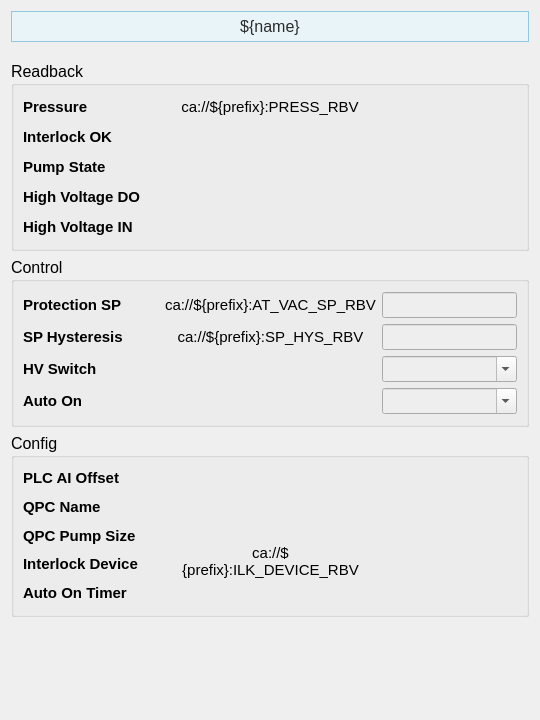
<?xml version="1.0" encoding="UTF-8"?>
<ui version="4.0">
 <class>Form</class>
 <widget class="QWidget" name="Form">
  <property name="geometry">
   <rect>
    <x>0</x>
    <y>0</y>
    <width>540</width>
    <height>720</height>
   </rect>
  </property>
  <property name="sizePolicy">
   <sizepolicy hsizetype="Preferred" vsizetype="Preferred">
    <horstretch>0</horstretch>
    <verstretch>0</verstretch>
   </sizepolicy>
  </property>
  <property name="windowTitle">
   <string>Form</string>
  </property>
  <layout class="QVBoxLayout" name="verticalLayout_17">
   <item>
    <widget class="PyDMLabel" name="PyDMLabel_11">
     <property name="maximumSize">
      <size>
       <width>16777215</width>
       <height>40</height>
      </size>
     </property>
     <property name="font">
      <font>
       <pointsize>12</pointsize>
      </font>
     </property>
     <property name="toolTip">
      <string/>
     </property>
     <property name="styleSheet">
      <string notr="true">    background-color: #e8f4f8;

    border: 1px solid #90c8e0;

    padding: 5px;

    color: rgb(43, 43, 43);</string>
     </property>
     <property name="text">
      <string>${name}</string>
     </property>
     <property name="alignment">
      <set>Qt::AlignCenter</set>
     </property>
    </widget>
   </item>
   <item>
    <spacer name="verticalSpacer_2">
     <property name="orientation">
      <enum>Qt::Vertical</enum>
     </property>
     <property name="sizeType">
      <enum>QSizePolicy::Fixed</enum>
     </property>
     <property name="sizeHint" stdset="0">
      <size>
       <width>20</width>
       <height>13</height>
      </size>
     </property>
    </spacer>
   </item>
   <item>
    <widget class="QGroupBox" name="groupBox">
     <property name="sizePolicy">
      <sizepolicy hsizetype="Minimum" vsizetype="Preferred">
       <horstretch>0</horstretch>
       <verstretch>0</verstretch>
      </sizepolicy>
     </property>
     <property name="minimumSize">
      <size>
       <width>0</width>
       <height>190</height>
      </size>
     </property>
     <property name="font">
      <font>
       <pointsize>12</pointsize>
      </font>
     </property>
     <property name="title">
      <string>Readback</string>
     </property>
     <layout class="QVBoxLayout" name="verticalLayout_14">
      <item>
       <layout class="QHBoxLayout" name="horizontalLayout_4" stretch="1,1,1">
        <item>
         <layout class="QVBoxLayout" name="verticalLayout">
          <item>
           <widget class="QLabel" name="pressure_label">
            <property name="font">
             <font>
              <pointsize>11</pointsize>
             </font>
            </property>
            <property name="text">
             <string>&lt;b&gt;Pressure&lt;b&gt;</string>
            </property>
           </widget>
          </item>
          <item>
           <widget class="QLabel" name="interlock_ok_label">
            <property name="font">
             <font>
              <pointsize>11</pointsize>
             </font>
            </property>
            <property name="text">
             <string>&lt;html&gt;&lt;head/&gt;&lt;body&gt;&lt;p&gt;&lt;span style=&quot; font-weight:600;&quot;&gt;Interlock OK&lt;/span&gt;&lt;/p&gt;&lt;/body&gt;&lt;/html&gt;</string>
            </property>
           </widget>
          </item>
          <item>
           <widget class="QLabel" name="pump_state_label">
            <property name="font">
             <font>
              <pointsize>11</pointsize>
             </font>
            </property>
            <property name="text">
             <string>&lt;b&gt;Pump State&lt;/b&gt;</string>
            </property>
           </widget>
          </item>
          <item>
           <widget class="QLabel" name="high_voltage_do_label">
            <property name="font">
             <font>
              <pointsize>11</pointsize>
             </font>
            </property>
            <property name="text">
             <string>&lt;html&gt;&lt;head/&gt;&lt;body&gt;&lt;p&gt;&lt;span style=&quot; font-weight:600;&quot;&gt;High Voltage DO&lt;/span&gt;&lt;/p&gt;&lt;/body&gt;&lt;/html&gt;</string>
            </property>
           </widget>
          </item>
          <item>
           <widget class="QLabel" name="high_voltage_in_label">
            <property name="font">
             <font>
              <pointsize>11</pointsize>
             </font>
            </property>
            <property name="text">
             <string>&lt;html&gt;&lt;head/&gt;&lt;body&gt;&lt;p&gt;&lt;span style=&quot; font-weight:600;&quot;&gt;High Voltage IN&lt;/span&gt;&lt;/p&gt;&lt;/body&gt;&lt;/html&gt;</string>
            </property>
           </widget>
          </item>
         </layout>
        </item>
        <item>
         <layout class="QVBoxLayout" name="verticalLayout_4">
          <item>
           <widget class="PyDMLabel" name="pressure_readback">
            <property name="font">
             <font>
              <pointsize>11</pointsize>
             </font>
            </property>
            <property name="styleSheet">
             <string notr="true"/>
            </property>
            <property name="text">
             <string>ca://${prefix}:PRESS_RBV</string>
            </property>
            <property name="alignment">
             <set>Qt::AlignCenter</set>
            </property>
            <property name="channel">
             <string>ca://${prefix}:PRESS_RBV</string>
            </property>
            <property name="displayFormat">
             <enum>PyDMLabel::Exponential</enum>
            </property>
           </widget>
          </item>
          <item>
           <widget class="PyDMLabel" name="interlock_ok_readback">
            <property name="font">
             <font>
              <pointsize>11</pointsize>
             </font>
            </property>
            <property name="styleSheet">
             <string notr="true"/>
            </property>
            <property name="alignment">
             <set>Qt::AlignCenter</set>
            </property>
            <property name="channel">
             <string>ca://${prefix}:ILK_OK_RBV</string>
            </property>
           </widget>
          </item>
          <item>
           <widget class="PyDMLabel" name="pump_state_readback">
            <property name="font">
             <font>
              <pointsize>11</pointsize>
             </font>
            </property>
            <property name="styleSheet">
             <string notr="true"/>
            </property>
            <property name="alignment">
             <set>Qt::AlignCenter</set>
            </property>
            <property name="channel">
             <string>ca://${prefix}:STATE_RBV</string>
            </property>
           </widget>
          </item>
          <item>
           <widget class="PyDMLabel" name="high_voltage_do_readback">
            <property name="font">
             <font>
              <pointsize>11</pointsize>
             </font>
            </property>
            <property name="styleSheet">
             <string notr="true"/>
            </property>
            <property name="alignment">
             <set>Qt::AlignCenter</set>
            </property>
            <property name="channel">
             <string>ca://${prefix}:HV_DO_RBV</string>
            </property>
           </widget>
          </item>
          <item>
           <widget class="PyDMLabel" name="high_voltage_in_readback">
            <property name="font">
             <font>
              <pointsize>11</pointsize>
             </font>
            </property>
            <property name="styleSheet">
             <string notr="true"/>
            </property>
            <property name="alignment">
             <set>Qt::AlignCenter</set>
            </property>
            <property name="channel">
             <string>ca://${prefix}:HV_DI_RBV</string>
            </property>
           </widget>
          </item>
         </layout>
        </item>
        <item>
         <layout class="QVBoxLayout" name="verticalLayout_3">
          <item>
           <widget class="QLabel" name="label_2">
            <property name="text">
             <string/>
            </property>
           </widget>
          </item>
          <item>
           <widget class="QLabel" name="label_4">
            <property name="text">
             <string/>
            </property>
           </widget>
          </item>
          <item>
           <widget class="QLabel" name="label_3">
            <property name="text">
             <string/>
            </property>
           </widget>
          </item>
         </layout>
        </item>
       </layout>
      </item>
     </layout>
    </widget>
   </item>
   <item>
    <widget class="QGroupBox" name="groupBox_2">
     <property name="sizePolicy">
      <sizepolicy hsizetype="Preferred" vsizetype="Minimum">
       <horstretch>0</horstretch>
       <verstretch>0</verstretch>
      </sizepolicy>
     </property>
     <property name="minimumSize">
      <size>
       <width>0</width>
       <height>170</height>
      </size>
     </property>
     <property name="font">
      <font>
       <pointsize>12</pointsize>
      </font>
     </property>
     <property name="title">
      <string>Control</string>
     </property>
     <layout class="QVBoxLayout" name="verticalLayout_15">
      <item>
       <layout class="QHBoxLayout" name="horizontalLayout_6" stretch="1,1,1">
        <item>
         <layout class="QVBoxLayout" name="verticalLayout_8">
          <item>
           <widget class="QLabel" name="pressure_label_3">
            <property name="font">
             <font>
              <pointsize>11</pointsize>
             </font>
            </property>
            <property name="text">
             <string>&lt;html&gt;&lt;head/&gt;&lt;body&gt;&lt;p&gt;&lt;span style=&quot; font-weight:600;&quot;&gt;Protection SP&lt;/span&gt;&lt;/p&gt;&lt;/body&gt;&lt;/html&gt;</string>
            </property>
           </widget>
          </item>
          <item>
           <widget class="QLabel" name="high_voltage_do_label_3">
            <property name="font">
             <font>
              <pointsize>11</pointsize>
             </font>
            </property>
            <property name="text">
             <string>&lt;html&gt;&lt;head/&gt;&lt;body&gt;&lt;p&gt;&lt;span style=&quot; font-weight:600;&quot;&gt;SP Hysteresis&lt;/span&gt;&lt;/p&gt;&lt;/body&gt;&lt;/html&gt;</string>
            </property>
           </widget>
          </item>
          <item>
           <widget class="QLabel" name="high_voltage_in_label_3">
            <property name="font">
             <font>
              <pointsize>11</pointsize>
             </font>
            </property>
            <property name="text">
             <string>&lt;html&gt;&lt;head/&gt;&lt;body&gt;&lt;p&gt;&lt;span style=&quot; font-weight:600;&quot;&gt;HV Switch&lt;/span&gt;&lt;/p&gt;&lt;/body&gt;&lt;/html&gt;</string>
            </property>
           </widget>
          </item>
          <item>
           <widget class="QLabel" name="interlock_ok_label_3">
            <property name="font">
             <font>
              <pointsize>11</pointsize>
             </font>
            </property>
            <property name="text">
             <string>&lt;html&gt;&lt;head/&gt;&lt;body&gt;&lt;p&gt;&lt;span style=&quot; font-weight:600;&quot;&gt;Auto On&lt;/span&gt;&lt;/p&gt;&lt;/body&gt;&lt;/html&gt;</string>
            </property>
           </widget>
          </item>
         </layout>
        </item>
        <item>
         <layout class="QVBoxLayout" name="verticalLayout_9">
          <item>
           <widget class="PyDMLabel" name="protection_setpoint_readback">
            <property name="font">
             <font>
              <pointsize>11</pointsize>
             </font>
            </property>
            <property name="styleSheet">
             <string notr="true"/>
            </property>
            <property name="text">
             <string>ca://${prefix}:AT_VAC_SP_RBV</string>
            </property>
            <property name="alignment">
             <set>Qt::AlignCenter</set>
            </property>
            <property name="channel">
             <string>ca://${prefix}:AT_VAC_SP_RBV</string>
            </property>
            <property name="displayFormat">
             <enum>PyDMLabel::Exponential</enum>
            </property>
           </widget>
          </item>
          <item>
           <widget class="PyDMLabel" name="setpoint_hysteresis_readback">
            <property name="font">
             <font>
              <pointsize>11</pointsize>
             </font>
            </property>
            <property name="styleSheet">
             <string notr="true"/>
            </property>
            <property name="text">
             <string>ca://${prefix}:SP_HYS_RBV</string>
            </property>
            <property name="alignment">
             <set>Qt::AlignCenter</set>
            </property>
            <property name="channel">
             <string>ca://${prefix}:SP_HYS_RBV</string>
            </property>
            <property name="displayFormat">
             <enum>PyDMLabel::Exponential</enum>
            </property>
           </widget>
          </item>
          <item>
           <widget class="PyDMLabel" name="high_voltage_switch_readback">
            <property name="font">
             <font>
              <pointsize>11</pointsize>
             </font>
            </property>
            <property name="styleSheet">
             <string notr="true"/>
            </property>
            <property name="alignment">
             <set>Qt::AlignCenter</set>
            </property>
            <property name="channel">
             <string>ca://${prefix}:HV_SW_RBV</string>
            </property>
           </widget>
          </item>
          <item>
           <widget class="PyDMLabel" name="auto_on_readback">
            <property name="font">
             <font>
              <pointsize>11</pointsize>
             </font>
            </property>
            <property name="styleSheet">
             <string notr="true"/>
            </property>
            <property name="alignment">
             <set>Qt::AlignCenter</set>
            </property>
            <property name="channel">
             <string>ca://${prefix}:Auto_On_RBV</string>
            </property>
           </widget>
          </item>
         </layout>
        </item>
        <item>
         <layout class="QVBoxLayout" name="verticalLayout_10">
          <item>
           <widget class="PyDMLineEdit" name="protection_setpoint_setpoint">
            <property name="font">
             <font>
              <pointsize>11</pointsize>
             </font>
            </property>
            <property name="styleSheet">
             <string notr="true">background-color: rgb(238, 238, 238)</string>
            </property>
            <property name="channel">
             <string>ca://${prefix}:AT_VAC_SP</string>
            </property>
           </widget>
          </item>
          <item>
           <widget class="PyDMLineEdit" name="setpoint_hysteresis_setpoint">
            <property name="font">
             <font>
              <pointsize>11</pointsize>
             </font>
            </property>
            <property name="styleSheet">
             <string notr="true">background-color: rgb(238, 238, 238)</string>
            </property>
            <property name="channel">
             <string>ca://${prefix}:SP_HYS</string>
            </property>
           </widget>
          </item>
          <item>
           <widget class="PyDMEnumComboBox" name="PyDMEnumComboBox">
            <property name="font">
             <font>
              <pointsize>11</pointsize>
             </font>
            </property>
            <property name="toolTip">
             <string/>
            </property>
            <property name="styleSheet">
             <string notr="true">background-color: rgb(238, 238, 238)</string>
            </property>
            <property name="editable">
             <bool>true</bool>
            </property>
            <property name="channel">
             <string>ca://${prefix}:HV_SW</string>
            </property>
           </widget>
          </item>
          <item>
           <widget class="PyDMEnumComboBox" name="PyDMEnumComboBox_2">
            <property name="font">
             <font>
              <pointsize>11</pointsize>
             </font>
            </property>
            <property name="toolTip">
             <string/>
            </property>
            <property name="styleSheet">
             <string notr="true">background-color: rgb(238, 238, 238)</string>
            </property>
            <property name="editable">
             <bool>true</bool>
            </property>
            <property name="channel">
             <string>ca://${prefix}:Auto_On</string>
            </property>
           </widget>
          </item>
         </layout>
        </item>
       </layout>
      </item>
     </layout>
    </widget>
   </item>
   <item>
    <widget class="QGroupBox" name="groupBox_3">
     <property name="sizePolicy">
      <sizepolicy hsizetype="Minimum" vsizetype="Preferred">
       <horstretch>0</horstretch>
       <verstretch>0</verstretch>
      </sizepolicy>
     </property>
     <property name="minimumSize">
      <size>
       <width>0</width>
       <height>180</height>
      </size>
     </property>
     <property name="font">
      <font>
       <pointsize>12</pointsize>
      </font>
     </property>
     <property name="title">
      <string>Config</string>
     </property>
     <layout class="QVBoxLayout" name="verticalLayout_16">
      <item>
       <layout class="QHBoxLayout" name="horizontalLayout_7" stretch="1,1,1">
        <item>
         <layout class="QVBoxLayout" name="verticalLayout_11">
          <item>
           <widget class="QLabel" name="plc_ai_offset_label">
            <property name="font">
             <font>
              <pointsize>11</pointsize>
             </font>
            </property>
            <property name="text">
             <string>&lt;b&gt;PLC AI Offset&lt;/b&gt;</string>
            </property>
           </widget>
          </item>
          <item>
           <widget class="QLabel" name="qpc_name_label">
            <property name="font">
             <font>
              <pointsize>11</pointsize>
             </font>
            </property>
            <property name="text">
             <string>&lt;b&gt;QPC Name&lt;/b&gt;</string>
            </property>
           </widget>
          </item>
          <item>
           <widget class="QLabel" name="qpc_pumpsize_label">
            <property name="font">
             <font>
              <pointsize>11</pointsize>
             </font>
            </property>
            <property name="text">
             <string>&lt;b&gt;QPC Pump Size&lt;/b&gt;</string>
            </property>
           </widget>
          </item>
          <item>
           <widget class="QLabel" name="interlock_device_label">
            <property name="font">
             <font>
              <pointsize>11</pointsize>
             </font>
            </property>
            <property name="text">
             <string>&lt;b&gt;Interlock Device&lt;/b&gt;</string>
            </property>
           </widget>
          </item>
          <item>
           <widget class="QLabel" name="autoOn_countdown_label">
            <property name="font">
             <font>
              <pointsize>11</pointsize>
             </font>
            </property>
            <property name="text">
             <string>&lt;b&gt;Auto On Timer&lt;/b&gt;</string>
            </property>
           </widget>
          </item>
         </layout>
        </item>
        <item>
         <layout class="QVBoxLayout" name="verticalLayout_12">
          <item>
           <widget class="PyDMLabel" name="plc_ai_offset_readback">
            <property name="font">
             <font>
              <pointsize>11</pointsize>
             </font>
            </property>
            <property name="styleSheet">
             <string notr="true"/>
            </property>
            <property name="alignment">
             <set>Qt::AlignCenter</set>
            </property>
            <property name="channel">
             <string>ca://${prefix}:AI_Offset_RBV</string>
            </property>
           </widget>
          </item>
          <item>
           <widget class="PyDMLabel" name="qpc_name_readback">
            <property name="font">
             <font>
              <pointsize>11</pointsize>
             </font>
            </property>
            <property name="styleSheet">
             <string notr="true"/>
            </property>
            <property name="alignment">
             <set>Qt::AlignCenter</set>
            </property>
            <property name="channel">
             <string>ca://${prefix}:VPCNAME</string>
            </property>
           </widget>
          </item>
          <item>
           <widget class="PyDMLabel" name="qpc_pumpsize_readback">
            <property name="font">
             <font>
              <pointsize>11</pointsize>
             </font>
            </property>
            <property name="styleSheet">
             <string notr="true"/>
            </property>
            <property name="alignment">
             <set>Qt::AlignCenter</set>
            </property>
            <property name="channel">
             <string>ca://${prefix}:PUMPSIZE</string>
            </property>
           </widget>
          </item>
          <item>
           <widget class="PyDMLabel" name="interlock_device_readback">
            <property name="font">
             <font>
              <pointsize>11</pointsize>
             </font>
            </property>
            <property name="styleSheet">
             <string notr="true"/>
            </property>
            <property name="text">
             <string>ca://${prefix}:ILK_DEVICE_RBV</string>
            </property>
            <property name="textFormat">
             <enum>Qt::PlainText</enum>
            </property>
            <property name="scaledContents">
             <bool>true</bool>
            </property>
            <property name="alignment">
             <set>Qt::AlignCenter</set>
            </property>
            <property name="wordWrap">
             <bool>true</bool>
            </property>
            <property name="textInteractionFlags">
             <set>Qt::NoTextInteraction</set>
            </property>
            <property name="channel">
             <string>ca://${prefix}:ILK_DEVICE_RBV</string>
            </property>
            <property name="displayFormat">
             <enum>PyDMLabel::String</enum>
            </property>
           </widget>
          </item>
          <item>
           <widget class="PyDMLabel" name="autoOn_countdown_readback">
            <property name="font">
             <font>
              <pointsize>11</pointsize>
             </font>
            </property>
            <property name="styleSheet">
             <string notr="true"/>
            </property>
            <property name="alignment">
             <set>Qt::AlignCenter</set>
            </property>
            <property name="channel">
             <string>ca://${prefix}:AutoOn_timer_RBV</string>
            </property>
           </widget>
          </item>
         </layout>
        </item>
        <item>
         <layout class="QVBoxLayout" name="verticalLayout_13">
          <item>
           <widget class="QLabel" name="label_9">
            <property name="text">
             <string/>
            </property>
           </widget>
          </item>
          <item>
           <widget class="QLabel" name="label_13">
            <property name="text">
             <string/>
            </property>
           </widget>
          </item>
          <item>
           <widget class="QLabel" name="label_14">
            <property name="text">
             <string/>
            </property>
           </widget>
          </item>
          <item>
           <widget class="QLabel" name="label_11">
            <property name="text">
             <string/>
            </property>
           </widget>
          </item>
          <item>
           <widget class="QLabel" name="label_10">
            <property name="text">
             <string/>
            </property>
           </widget>
          </item>
          <item>
           <widget class="QLabel" name="label_8">
            <property name="text">
             <string/>
            </property>
           </widget>
          </item>
         </layout>
        </item>
       </layout>
      </item>
     </layout>
    </widget>
   </item>
   <item>
    <spacer name="verticalSpacer">
     <property name="orientation">
      <enum>Qt::Vertical</enum>
     </property>
     <property name="sizeHint" stdset="0">
      <size>
       <width>20</width>
       <height>89</height>
      </size>
     </property>
    </spacer>
   </item>
  </layout>
 </widget>
 <customwidgets>
  <customwidget>
   <class>PyDMLabel</class>
   <extends>QLabel</extends>
   <header>pydm.widgets.label</header>
  </customwidget>
  <customwidget>
   <class>PyDMEnumComboBox</class>
   <extends>QComboBox</extends>
   <header>pydm.widgets.enum_combo_box</header>
  </customwidget>
  <customwidget>
   <class>PyDMLineEdit</class>
   <extends>QLineEdit</extends>
   <header>pydm.widgets.line_edit</header>
  </customwidget>
 </customwidgets>
 <resources/>
 <connections/>
</ui>
